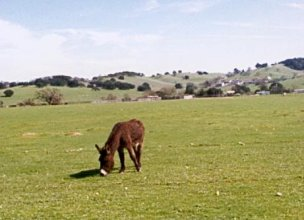
#> input picture Assignment3/donkey.jpg, 304 x 220 px
$ python Holefill.py
#> lines starting #> are read from the running program, lines starting #| are printed output that depends on the picture; after the words box and inside, x2 and y2 are one past the last pixel; in counts of white or black regions, pixels touching at a corner belong together
from PIL import Image, ImageDraw
import numpy as np
import random
import os.path
import pickle

##############################################################################
#                        Functions for you to complete                       #
##############################################################################

# [67 lines left out: functions ComputeSSD, CopyPatch, not called in this run]

##############################################################################
#                            Some helper functions                           #
##############################################################################

def DrawBox(im,x1,y1,x2,y2):
	draw = ImageDraw.Draw(im)
	draw.line((x1,y1,x1,y2),fill="white",width=1)
	draw.line((x1,y1,x2,y1),fill="white",width=1)
	draw.line((x2,y2,x1,y2),fill="white",width=1)
	draw.line((x2,y2,x2,y1),fill="white",width=1)
	del draw
	return im

# [12 lines left out: function Find_Edge, not called in this run]

##############################################################################
#                           Main script starts here                          #
##############################################################################

#
# Constants
#

# Change patchL to change the patch size used (patch size is 2 *patchL + 1)
patchL = 10
patchSize = 2*patchL+1

# Standard deviation for random patch selection
randomPatchSD = 1

# Display results interactively
showResults = True

#
# Read input image
#

im = Image.open('donkey.jpg').convert('RGB')
#> im is the input picture: PIL image 304x220 RGB; mean R, G, B 174.7, 172.6, 136.1
im_array = np.asarray(im, dtype=np.uint8)
imRows, imCols, imBands = np.shape(im_array)
#> imRows = 220; imCols = 304; imBands = 3

#
# Define hole and texture regions.  This will use files fill_region.pkl and
#   texture_region.pkl, if both exist, otherwise user has to select the regions.
if os.path.isfile('fill_region.pkl') and os.path.isfile('texture_region.pkl'):
	fill_region_file = open('fill_region.pkl', 'rb')
#> (reads Assignment3/fill_region.pkl from the repository)
	fillRegion = pickle.load( fill_region_file )
	fill_region_file.close()

	texture_region_file = open('texture_region.pkl', 'rb')
#> (reads Assignment3/texture_region.pkl from the repository)
	textureRegion = pickle.load( texture_region_file )
	texture_region_file.close()
else:
	# ask the user to define the regions
	print("Specify the fill and texture regions using polyselect.py")
	exit()

#
# Get coordinates for hole and texture regions
#

fill_indices = fillRegion.nonzero()
nFill = len(fill_indices[0])                # number of pixels to be filled
iFillMax = max(fill_indices[0])
iFillMin = min(fill_indices[0])
jFillMax = max(fill_indices[1])
jFillMin = min(fill_indices[1])
assert((iFillMin >= patchL) and
		(iFillMax < imRows - patchL) and
		(jFillMin >= patchL) and
		(jFillMax < imCols - patchL)) , "Hole is too close to edge of image for this patch size"

texture_indices = textureRegion.nonzero()
iTextureMax = max(texture_indices[0])
iTextureMin = min(texture_indices[0])
jTextureMax = max(texture_indices[1])
jTextureMin = min(texture_indices[1])
textureIm   = im_array[iTextureMin:iTextureMax+1, jTextureMin:jTextureMax+1, :]
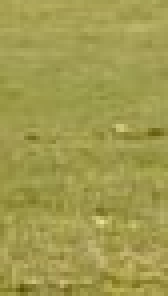
#> textureIm: shape (74, 42, 3) (shown 4 times larger); mean R, G, B 161.1, 155.2, 78.8
texImRows, texImCols, texImBands = np.shape(textureIm)
#> texImRows = 74; texImCols = 42; texImBands = 3
assert((texImRows > patchSize) and
		(texImCols > patchSize)) , "Texture image is smaller than patch size"

#
# Initialize imHole for texture synthesis (i.e., set fill pixels to 0)
#

imHole = im_array.copy()
imHole[fill_indices] = 0
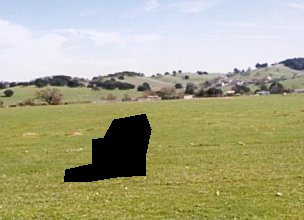
#> imHole: shape (220, 304, 3); 5.19% of pixels changed, all inside (x1, y1, x2, y2) = (64, 114, 152, 182)

#
# Is the user happy with fillRegion and textureIm?
#
if showResults == True:
	# original
	im.show()
	# convert to a PIL image, show fillRegion and draw a box around textureIm
	im1 = Image.fromarray(imHole).convert('RGB')
	im1 = DrawBox(im1,jTextureMin,iTextureMin,jTextureMax,iTextureMax)
	im1.show()
	print("Are you happy with this choice of fillRegion and textureIm?")
	Yes_or_No = False
	while not Yes_or_No:
#> (the run stopped early here; a loop or call above may not have finished)
